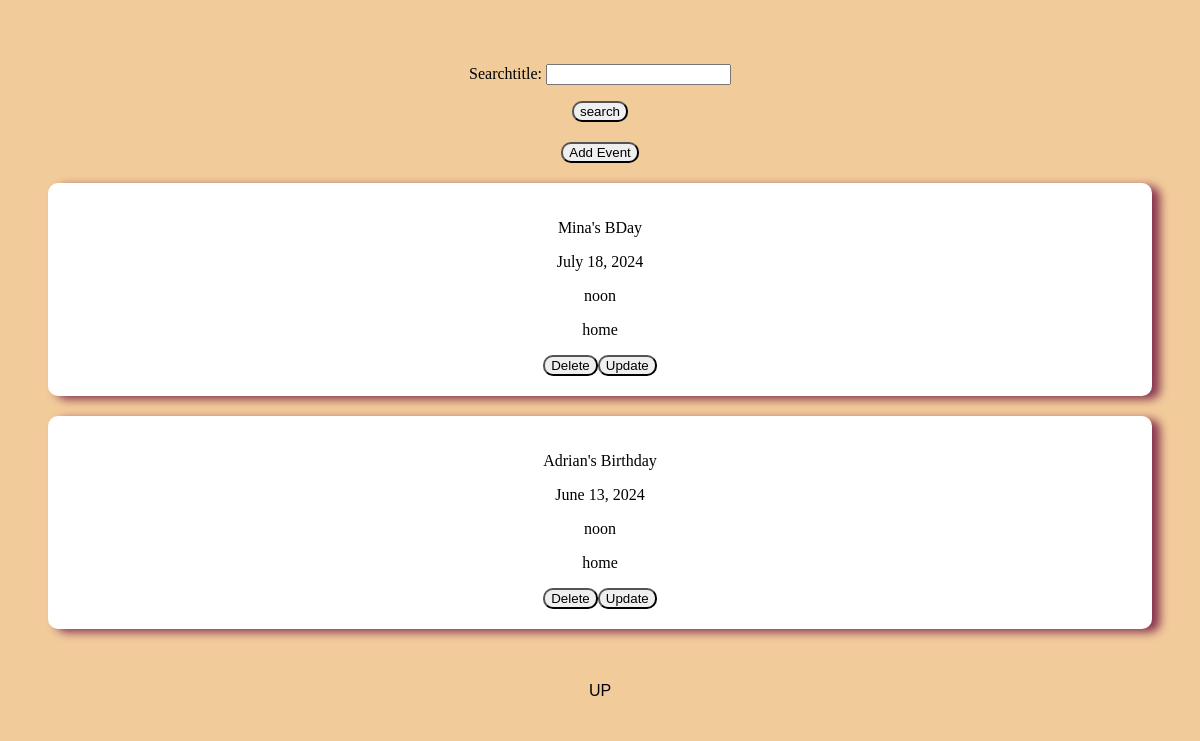
The app's page /, older data.
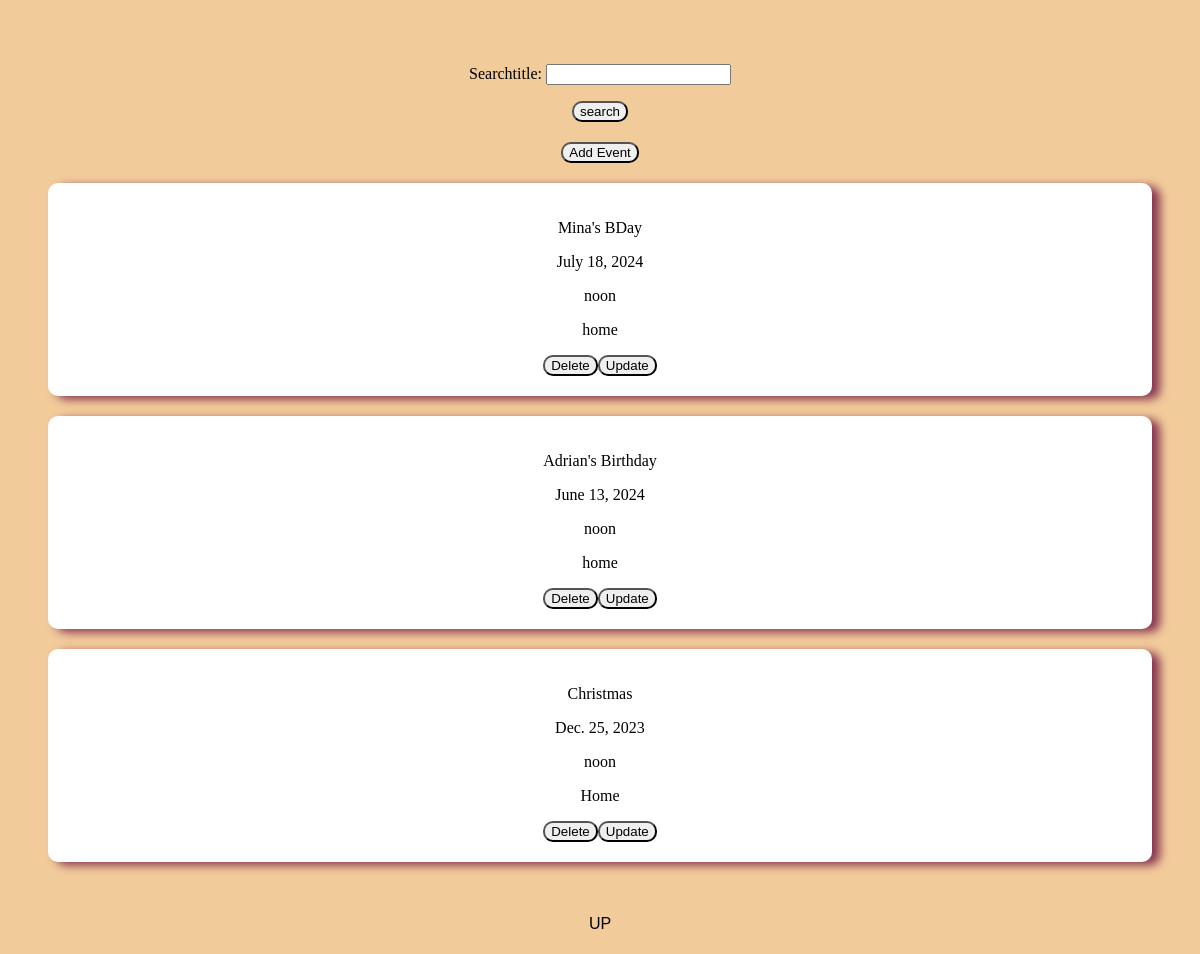
The same page, newer data.
### app/models.py (models this page shows, shortened)
class Eventlist(models.Model):
    title = models.TextField()
    date = models.DateField(default=timezone.now)
    time = models.TimeField(default=datetime.now)
    location = models.TextField()

### app/views.py (the view)
# urls.py: path('', events_page, name="events"),
def events_page(request:HttpRequest)->HttpResponse:
    form = SearchEventForm(request.POST)
    if form.is_valid():
        searchtitle = form.cleaned_data["searchtitle"]
        search_title = search_by_title(searchtitle)
        events = read_all()
        return render(request, "event.html", {"form":form, "events": events, "search_title": search_title})
    else:
        events = read_all()
        return render(request, "event.html", {"form":form, "events": events})

### app/forms.py
class SearchEventForm(forms.Form):
    searchtitle = forms.CharField(required=False)

### app/models.py (called while the page is built)
def read_all():
    return Eventlist.objects.all()

def search_by_title(title):
    try:
        return Eventlist.objects.get(title=title)
    except Eventlist.DoesNotExist:
        return None

### app/templates/event.html (shortened to what this page needs)
{% extends 'base.html' %}
{% block content %}
    <div class="events">
        <form action="{% url 'events' %}" method="POST" class="searchTool">
            {{ form.as_p }}
            <button class="searchBtn">search</button>
        </form>
        <form action="{% url 'form' %}" method="POST">
            <button>Add Event</button>
        </form>
        <form  method="POST">
            {% if not search_title %}
                {% for event in events %}
                    <div class="eventscontainer" id="myForm">
                        <table class="myItems">
                            <p class="">{{ event.title }}</p>
                            <p class="">{{ event.date }}</p>
                            <p class="">{{ event.time }}</p>
                            <p class="">{{ event.location }}</p>
                            <form action="{% url 'deleting' event.id %}" class="delete-form">
                                <button  type="submit" class="delete-btn">Delete</button>
                            </form>
                            <form action="{% url 'update' event.id %}" class="update-form">
                                <button  class="update-btn">Update</button>
                            </form>
                        </table>
                    </div>
                {% endfor %}
            {% endif %}
        </form>
    </div>
    <footer class="footer">
        <div class="socialscontainer">
            <a id="scrollToTop" href="#" onclick="scrollToTop(); return false;">UP</a>
        </div>
    </footer>
{% endblock content %}

Row changes from the older to the newer data that the page shows:
added Eventlist: title "Christmas", date "Dec. 25, 2023", time "noon", location "Home"
